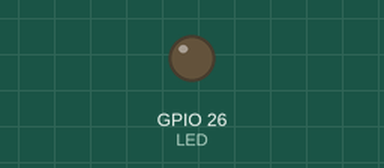
Simulated run of this program. Board: Raspberry Pi (BCM pin numbers). Parts: output pins drawn as LEDs (lit = HIGH).

Above: at 0.05 s.
At 0.5 s:
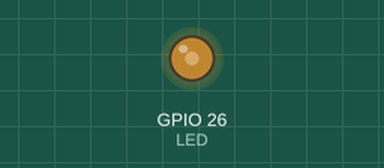
At 0.95 s:
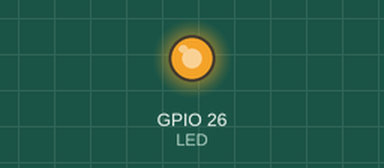
At 1.9 s:
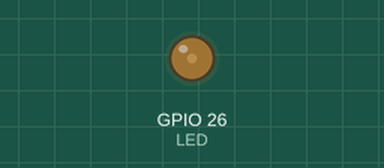
Timing chart, 0 to 4.8 s (numbered marks = the images above):
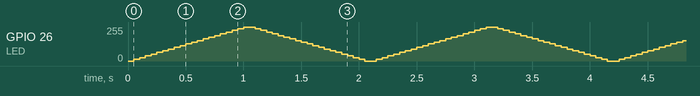

The program:

breath_led.py
```python
import RPi.GPIO as GPIO
import time
LED = 26
GPIO.setmode(GPIO.BCM)
GPIO.setup(LED, GPIO.OUT)

pwm = GPIO.PWM(LED, 50)
pwm.start(0)
try:
    while True:
        for dc in range(0, 101, 5):
            pwm.ChangeDutyCycle(dc)
            time.sleep(0.05)
        for dc in range(100, -1, -5):
            pwm.ChangeDutyCycle(dc)
            time.sleep(0.05)
except KeyboardInterrupt:
    pwm.stop()
    GPIO.cleanup()
```
